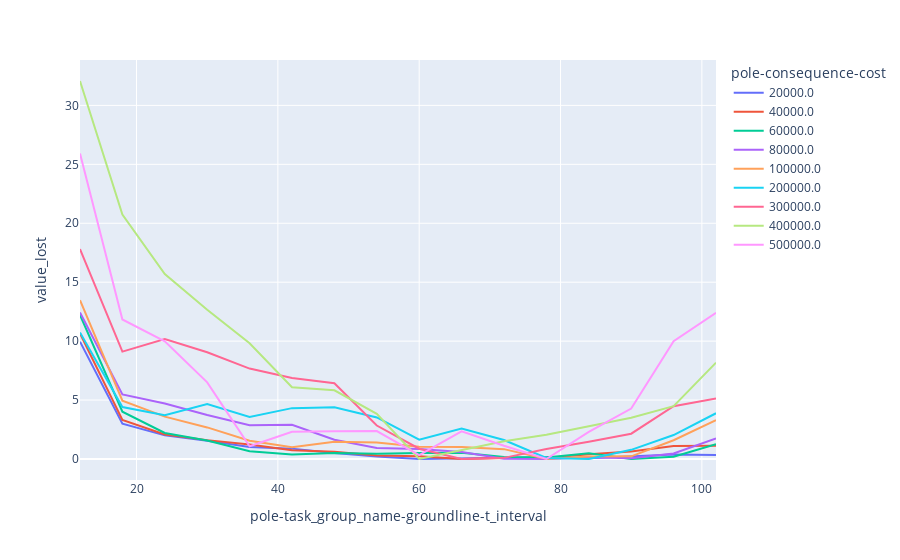

The code cell stored with this chart in its notebook:
### Code cell
px.line(df_total.reset_index(), x=x_axis, y=z_axis, color=y_axis)

### Figure 1 — Plotly figure (JSON) as saved in the notebook; plotly's stock layout.template omitted (floating-point values rounded to 4 significant figures)
{"data": [{"hovertemplate": "pole-consequence-cost=20000.0<br>pole-task_group_name-groundline-t_interval=%{x}<br>value_lost=%{y}<extra></extra>", "legendgroup": "20000.0", "line": {"color": "#636efa", "dash": "solid"}, "mode": "lines", "name": "20000.0", "orientation": "v", "showlegend": true, "type": "scatter", "x": [12, 18, 24, 30, 36, 42, 48, 54, 60, 66, 72, 78, 84, 90, 96, 102], "xaxis": "x", "y": [9.955, 3.001, 2.006, 1.558, 1.024, 0.8802, 0.5038, 0.2176, 0, 0.05083, 0.06363, 0.1397, 0.07169, 0.2185, 0.3798, 0.3405], "yaxis": "y"}, {"hovertemplate": "pole-consequence-cost=40000.0<br>pole-task_group_name-groundline-t_interval=%{x}<br>value_lost=%{y}<extra></extra>", "legendgroup": "40000.0", "line": {"color": "#EF553B", "dash": "solid"}, "mode": "lines", "name": "40000.0", "orientation": "v", "showlegend": true, "type": "scatter", "x": [12, 18, 24, 30, 36, 42, 48, 54, 60, 66, 72, 78, 84, 90, 96, 102], "xaxis": "x", "y": [10.65, 3.313, 2.085, 1.602, 1.226, 0.7521, 0.6179, 0.2886, 0.2375, 0, 0.07481, 0.09038, 0.4013, 0.6296, 1.107, 1.133], "yaxis": "y"}, {"hovertemplate": "pole-consequence-cost=60000.0<br>pole-task_group_name-groundline-t_interval=%{x}<br>value_lost=%{y}<extra></extra>", "legendgroup": "60000.0", "line": {"color": "#00cc96", "dash": "solid"}, "mode": "lines", "name": "60000.0", "orientation": "v", "showlegend": true, "type": "scatter", "x": [12, 18, 24, 30, 36, 42, 48, 54, 60, 66, 72, 78, 84, 90, 96, 102], "xaxis": "x", "y": [12.22, 4.013, 2.212, 1.563, 0.653, 0.3854, 0.5054, 0.4374, 0.5137, 0.539, 0.1781, 0.128, 0.4782, 0, 0.1918, 1.249], "yaxis": "y"}, {"hovertemplate": "pole-consequence-cost=80000.0<br>pole-task_group_name-groundline-t_interval=%{x}<br>value_lost=%{y}<extra></extra>", "legendgroup": "80000.0", "line": {"color": "#ab63fa", "dash": "solid"}, "mode": "lines", "name": "80000.0", "orientation": "v", "showlegend": true, "type": "scatter", "x": [12, 18, 24, 30, 36, 42, 48, 54, 60, 66, 72, 78, 84, 90, 96, 102], "xaxis": "x", "y": [12.43, 5.484, 4.702, 3.734, 2.872, 2.904, 1.638, 0.9329, 0.8462, 0.5849, 0.02159, 0, 0.1432, 0.06696, 0.4643, 1.741], "yaxis": "y"}, {"hovertemplate": "pole-consequence-cost=100000.0<br>pole-task_group_name-groundline-t_interval=%{x}<br>value_lost=%{y}<extra></extra>", "legendgroup": "100000.0", "line": {"color": "#FFA15A", "dash": "solid"}, "mode": "lines", "name": "100000.0", "orientation": "v", "showlegend": true, "type": "scatter", "x": [12, 18, 24, 30, 36, 42, 48, 54, 60, 66, 72, 78, 84, 90, 96, 102], "xaxis": "x", "y": [13.47, 4.945, 3.598, 2.68, 1.551, 1.004, 1.455, 1.4, 1.036, 1.013, 0.836, 0, 0.2061, 0.2245, 1.591, 3.297], "yaxis": "y"}, {"hovertemplate": "pole-consequence-cost=200000.0<br>pole-task_group_name-groundline-t_interval=%{x}<br>value_lost=%{y}<extra></extra>", "legendgroup": "200000.0", "line": {"color": "#19d3f3", "dash": "solid"}, "mode": "lines", "name": "200000.0", "orientation": "v", "showlegend": true, "type": "scatter", "x": [12, 18, 24, 30, 36, 42, 48, 54, 60, 66, 72, 78, 84, 90, 96, 102], "xaxis": "x", "y": [10.73, 4.404, 3.72, 4.672, 3.561, 4.316, 4.391, 3.522, 1.642, 2.593, 1.613, 0.08747, 0, 0.7791, 2.033, 3.881], "yaxis": "y"}, {"hovertemplate": "pole-consequence-cost=300000.0<br>pole-task_group_name-groundline-t_interval=%{x}<br>value_lost=%{y}<extra></extra>", "legendgroup": "300000.0", "line": {"color": "#FF6692", "dash": "solid"}, "mode": "lines", "name": "300000.0", "orientation": "v", "showlegend": true, "type": "scatter", "x": [12, 18, 24, 30, 36, 42, 48, 54, 60, 66, 72, 78, 84, 90, 96, 102], "xaxis": "x", "y": [17.81, 9.113, 10.17, 9.058, 7.672, 6.868, 6.424, 2.838, 0.8719, 0, 0.09713, 0.8505, 1.464, 2.147, 4.475, 5.127], "yaxis": "y"}, {"hovertemplate": "pole-consequence-cost=400000.0<br>pole-task_group_name-groundline-t_interval=%{x}<br>value_lost=%{y}<extra></extra>", "legendgroup": "400000.0", "line": {"color": "#B6E880", "dash": "solid"}, "mode": "lines", "name": "400000.0", "orientation": "v", "showlegend": true, "type": "scatter", "x": [12, 18, 24, 30, 36, 42, 48, 54, 60, 66, 72, 78, 84, 90, 96, 102], "xaxis": "x", "y": [32.07, 20.74, 15.69, 12.67, 9.817, 6.083, 5.825, 3.835, 0, 0.7362, 1.512, 2.06, 2.802, 3.498, 4.488, 8.172], "yaxis": "y"}, {"hovertemplate": "pole-consequence-cost=500000.0<br>pole-task_group_name-groundline-t_interval=%{x}<br>value_lost=%{y}<extra></extra>", "legendgroup": "500000.0", "line": {"color": "#FF97FF", "dash": "solid"}, "mode": "lines", "name": "500000.0", "orientation": "v", "showlegend": true, "type": "scatter", "x": [12, 18, 24, 30, 36, 42, 48, 54, 60, 66, 72, 78, 84, 90, 96, 102], "xaxis": "x", "y": [25.92, 11.84, 9.984, 6.504, 1.077, 2.318, 2.365, 2.374, 0.3274, 2.352, 1.123, 0, 2.295, 4.28, 10.0, 12.41], "yaxis": "y"}], "layout": {"legend": {"title": {"text": "pole-consequence-cost"}, "tracegroupgap": 0}, "margin": {"t": 60}, "xaxis": {"anchor": "y", "domain": [0, 1], "title": {"text": "pole-task_group_name-groundline-t_interval"}}, "yaxis": {"anchor": "x", "domain": [0, 1], "title": {"text": "value_lost"}}}}
